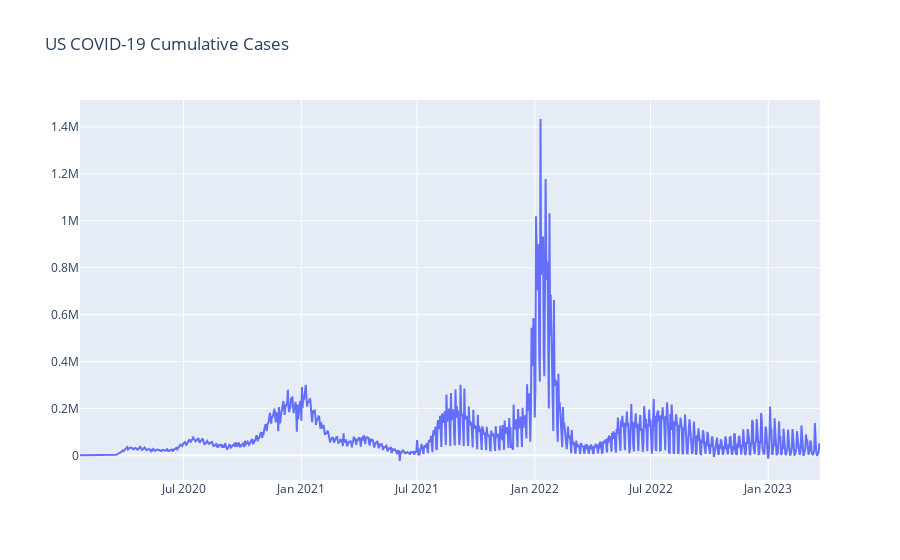

Write notebook code for a chart like this one.
### Code cell
import plotly  
import plotly.graph_objects as go  

fig = go.Figure()
fig.add_trace(go.Scatter(  
    x=df['date'],  
    y=df['f_cases'],  
    name='US Cumulative Cases'  
))  
fig.update_layout(hovermode='x', title='US COVID-19 Cumulative Cases')  
fig.show()

### Figure 1 — Plotly figure (JSON) as saved in the notebook; plotly's stock layout.template omitted (floating-point values rounded to 4 significant figures; data arrays with more than 128 entries replaced by an {"elided": "..."} marker saying what was removed)
{"data": [{"name": "US Cumulative Cases", "type": "scatter", "x": {"elided": "1158 str values"}, "y": {"elided": "1158 int values"}}], "layout": {"hovermode": "x", "title": {"text": "US COVID-19 Cumulative Cases"}}}
